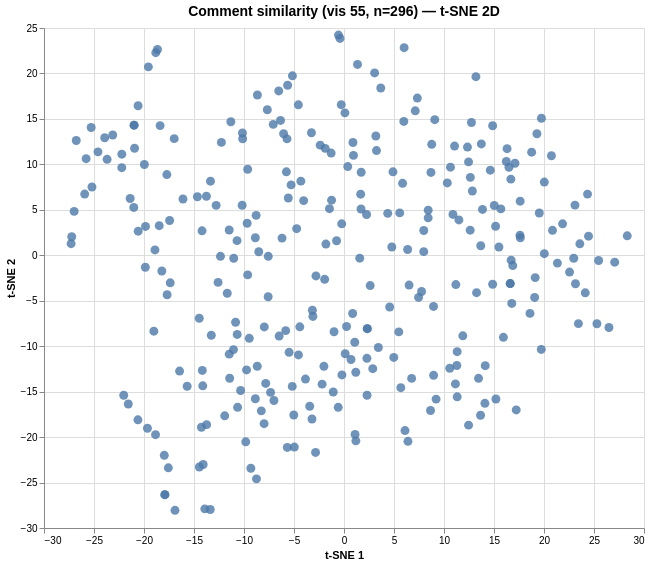

Here is the Vega-Lite specification saved for this chart:
### Vega specification from a JSON file in a GitHub repository (floating-point values rounded to 4 significant figures; data arrays with more than 128 entries replaced by an {"elided": "..."} marker saying what was removed)
{"$schema": "https://vega.github.io/schema/vega/v6.json", "data": [{"name": "param_1e9efca18e7a2868_store"}, {"name": "source_0", "values": {"elided": "296 records"}}, {"name": "source_0_x_domain_dim_1", "values": [{"min": -27.29, "max": 28.32}]}, {"name": "source_0_y_domain_dim_2", "values": [{"min": -28.05, "max": 24.22}]}], "signals": [{"name": "unit", "value": {}, "on": [{"events": "pointermove", "update": "isTuple(group()) ? group() : unit"}]}, {"name": "param_1e9efca18e7a2868", "update": "vlSelectionResolve(\"param_1e9efca18e7a2868_store\", \"union\")"}, {"name": "param_1e9efca18e7a2868_dim_1", "on": [{"events": [{"source": "view", "type": "dblclick"}], "update": "null"}, {"events": {"signal": "param_1e9efca18e7a2868_translate_delta"}, "update": "panLinear(param_1e9efca18e7a2868_translate_anchor.extent_x, -param_1e9efca18e7a2868_translate_delta.x / width)"}, {"events": {"signal": "param_1e9efca18e7a2868_zoom_delta"}, "update": "zoomLinear(domain(\"x\"), param_1e9efca18e7a2868_zoom_anchor.x, param_1e9efca18e7a2868_zoom_delta)"}]}, {"name": "param_1e9efca18e7a2868_dim_2", "on": [{"events": [{"source": "view", "type": "dblclick"}], "update": "null"}, {"events": {"signal": "param_1e9efca18e7a2868_translate_delta"}, "update": "panLinear(param_1e9efca18e7a2868_translate_anchor.extent_y, param_1e9efca18e7a2868_translate_delta.y / height)"}, {"events": {"signal": "param_1e9efca18e7a2868_zoom_delta"}, "update": "zoomLinear(domain(\"y\"), param_1e9efca18e7a2868_zoom_anchor.y, param_1e9efca18e7a2868_zoom_delta)"}]}, {"name": "param_1e9efca18e7a2868_tuple", "on": [{"events": [{"signal": "param_1e9efca18e7a2868_dim_1 || param_1e9efca18e7a2868_dim_2"}], "update": "param_1e9efca18e7a2868_dim_1 && param_1e9efca18e7a2868_dim_2 ? {unit: \"\", fields: param_1e9efca18e7a2868_tuple_fields, values: [param_1e9efca18e7a2868_dim_1,param_1e9efca18e7a2868_dim_2]} : null"}]}, {"name": "param_1e9efca18e7a2868_tuple_fields", "value": [{"field": "dim_1", "channel": "x", "type": "R"}, {"field": "dim_2", "channel": "y", "type": "R"}]}, {"name": "param_1e9efca18e7a2868_translate_anchor", "value": {}, "on": [{"events": [{"source": "scope", "type": "pointerdown"}], "update": "{x: x(unit), y: y(unit), extent_x: domain(\"x\"), extent_y: domain(\"y\")}"}]}, {"name": "param_1e9efca18e7a2868_translate_delta", "value": {}, "on": [{"events": [{"source": "window", "between": [{"source": "scope", "type": "pointerdown"}, {"source": "window", "type": "pointerup"}], "consume": true, "type": "pointermove"}], "update": "{x: param_1e9efca18e7a2868_translate_anchor.x - x(unit), y: param_1e9efca18e7a2868_translate_anchor.y - y(unit)}"}]}, {"name": "param_1e9efca18e7a2868_zoom_anchor", "on": [{"events": [{"source": "scope", "consume": true, "type": "wheel"}], "update": "{x: invert(\"x\", x(unit)), y: invert(\"y\", y(unit))}"}]}, {"name": "param_1e9efca18e7a2868_zoom_delta", "on": [{"events": [{"source": "scope", "type": "wheel", "consume": true}], "update": "pow(1.001, event.deltaY * pow(16, event.deltaMode))", "force": true}]}, {"name": "param_1e9efca18e7a2868_modify", "on": [{"events": {"signal": "param_1e9efca18e7a2868_tuple"}, "update": "modify(\"param_1e9efca18e7a2868_store\", param_1e9efca18e7a2868_tuple, true)"}]}], "marks": [{"type": "symbol", "name": "marks", "from": {"data": "source_0"}, "encode": {"update": {"fill": {"value": "#4c78a8"}, "y": {"field": "dim_2", "scale": "y"}, "size": {"value": 80}, "x": {"field": "dim_1", "scale": "x"}, "tooltip": {"signal": "{\"Comment #\": format(datum[\"index\"], \"\"), \"Comment\": isValid(datum[\"comment\"]) ? datum[\"comment\"] : \"\"+datum[\"comment\"]}"}, "shape": {"value": "circle"}, "opacity": {"value": 0.8}}}, "style": ["circle"], "interactive": true, "clip": true}], "scales": [{"name": "x", "type": "linear", "domain": [{"signal": "(data(\"source_0_x_domain_dim_1\")[0] || {}).min"}, {"signal": "(data(\"source_0_x_domain_dim_1\")[0] || {}).max"}], "range": [0, {"signal": "width"}], "zero": true, "nice": true, "domainRaw": {"signal": "param_1e9efca18e7a2868[\"dim_1\"]"}}, {"name": "y", "type": "linear", "domain": [{"signal": "(data(\"source_0_y_domain_dim_2\")[0] || {}).min"}, {"signal": "(data(\"source_0_y_domain_dim_2\")[0] || {}).max"}], "range": [{"signal": "height"}, 0], "domainRaw": {"signal": "param_1e9efca18e7a2868[\"dim_2\"]"}, "zero": true, "nice": true}], "axes": [{"scale": "x", "domain": false, "grid": true, "maxExtent": 0, "ticks": false, "minExtent": 0, "zindex": 0, "orient": "bottom", "labels": false, "aria": false, "gridScale": "y", "tickCount": {"signal": "ceil(width/40)"}}, {"scale": "y", "ticks": false, "minExtent": 0, "maxExtent": 0, "aria": false, "tickCount": {"signal": "ceil(height/40)"}, "grid": true, "labels": false, "domain": false, "zindex": 0, "gridScale": "x", "orient": "left"}, {"scale": "x", "tickCount": {"signal": "ceil(width/40)"}, "zindex": 0, "title": "t-SNE 1", "labelOverlap": true, "labelFlush": true, "orient": "bottom", "grid": false}, {"scale": "y", "zindex": 0, "title": "t-SNE 2", "tickCount": {"signal": "ceil(height/40)"}, "orient": "left", "grid": false, "labelOverlap": true}], "title": {"text": "Comment similarity (vis 55, n=296) — t-SNE 2D", "fontSize": 14, "frame": "group"}, "width": 600, "padding": 5, "background": "white", "height": 500, "style": "cell"}
